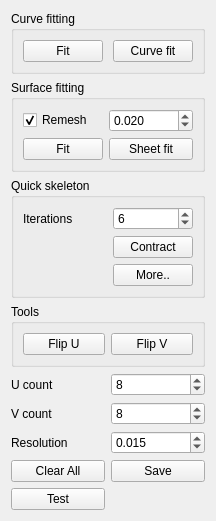
<?xml version="1.0" encoding="UTF-8"?>
<ui version="4.0">
 <class>NURBSTools</class>
 <widget class="QWidget" name="NURBSTools">
  <property name="geometry">
   <rect>
    <x>0</x>
    <y>0</y>
    <width>214</width>
    <height>480</height>
   </rect>
  </property>
  <property name="windowTitle">
   <string>Form</string>
  </property>
  <layout class="QGridLayout" name="gridLayout_3">
   <item row="1" column="0" colspan="2">
    <widget class="QGroupBox" name="groupBox_2">
     <property name="title">
      <string>Surface fitting</string>
     </property>
     <layout class="QGridLayout" name="gridLayout_2">
      <item row="5" column="1">
       <spacer name="horizontalSpacer_2">
        <property name="orientation">
         <enum>Qt::Horizontal</enum>
        </property>
        <property name="sizeHint" stdset="0">
         <size>
          <width>40</width>
          <height>20</height>
         </size>
        </property>
       </spacer>
      </item>
      <item row="5" column="0">
       <widget class="QPushButton" name="fitSurfaceButton">
        <property name="text">
         <string>Fit</string>
        </property>
        <property name="icon">
         <iconset resource="../topo-blend/topo-blend.qrc">
          <normaloff>:/images/nurbs_surface.png</normaloff>:/images/nurbs_surface.png</iconset>
        </property>
       </widget>
      </item>
      <item row="5" column="3">
       <widget class="QPushButton" name="sheetFitButton">
        <property name="text">
         <string>Sheet fit</string>
        </property>
       </widget>
      </item>
      <item row="1" column="0">
       <widget class="QCheckBox" name="remeshOption">
        <property name="text">
         <string>Remesh</string>
        </property>
        <property name="checked">
         <bool>true</bool>
        </property>
       </widget>
      </item>
      <item row="1" column="3">
       <widget class="QDoubleSpinBox" name="remeshParamter">
        <property name="decimals">
         <number>3</number>
        </property>
        <property name="maximum">
         <double>10000.000000000000000</double>
        </property>
        <property name="singleStep">
         <double>0.005000000000000</double>
        </property>
        <property name="value">
         <double>0.020000000000000</double>
        </property>
       </widget>
      </item>
     </layout>
    </widget>
   </item>
   <item row="2" column="0" colspan="2">
    <widget class="QGroupBox" name="groupBox_3">
     <property name="title">
      <string>Quick skeleton</string>
     </property>
     <layout class="QGridLayout" name="gridLayout_4">
      <item row="2" column="1">
       <widget class="QPushButton" name="skeletonButton">
        <property name="text">
         <string>Contract</string>
        </property>
        <property name="icon">
         <iconset resource="../topo-blend/topo-blend.qrc">
          <normaloff>:/nurbs_plugin/images/bone.png</normaloff>:/nurbs_plugin/images/bone.png</iconset>
        </property>
       </widget>
      </item>
      <item row="2" column="0">
       <spacer name="horizontalSpacer_3">
        <property name="orientation">
         <enum>Qt::Horizontal</enum>
        </property>
        <property name="sizeHint" stdset="0">
         <size>
          <width>40</width>
          <height>20</height>
         </size>
        </property>
       </spacer>
      </item>
      <item row="0" column="1">
       <widget class="QSpinBox" name="contractIterations">
        <property name="value">
         <number>6</number>
        </property>
       </widget>
      </item>
      <item row="0" column="0">
       <widget class="QLabel" name="label_4">
        <property name="text">
         <string>Iterations</string>
        </property>
       </widget>
      </item>
      <item row="3" column="1">
       <widget class="QPushButton" name="skeletonButtonStep">
        <property name="text">
         <string>More..</string>
        </property>
       </widget>
      </item>
     </layout>
    </widget>
   </item>
   <item row="0" column="0" colspan="2">
    <widget class="QGroupBox" name="groupBox">
     <property name="title">
      <string>Curve fitting</string>
     </property>
     <layout class="QGridLayout" name="gridLayout">
      <item row="1" column="1">
       <spacer name="horizontalSpacer">
        <property name="orientation">
         <enum>Qt::Horizontal</enum>
        </property>
        <property name="sizeHint" stdset="0">
         <size>
          <width>40</width>
          <height>20</height>
         </size>
        </property>
       </spacer>
      </item>
      <item row="1" column="3">
       <widget class="QPushButton" name="curveFitButton">
        <property name="text">
         <string>Curve fit</string>
        </property>
       </widget>
      </item>
      <item row="1" column="0">
       <widget class="QPushButton" name="fitCurveButton">
        <property name="text">
         <string>Fit</string>
        </property>
        <property name="icon">
         <iconset resource="../topo-blend/topo-blend.qrc">
          <normaloff>:/images/nurbs_curve.png</normaloff>:/images/nurbs_curve.png</iconset>
        </property>
       </widget>
      </item>
     </layout>
    </widget>
   </item>
   <item row="6" column="0">
    <widget class="QLabel" name="label_2">
     <property name="text">
      <string>V count</string>
     </property>
    </widget>
   </item>
   <item row="8" column="0">
    <widget class="QPushButton" name="clearButton">
     <property name="text">
      <string>Clear All</string>
     </property>
    </widget>
   </item>
   <item row="8" column="1">
    <widget class="QPushButton" name="saveButton">
     <property name="text">
      <string>Save</string>
     </property>
    </widget>
   </item>
   <item row="7" column="1">
    <widget class="QDoubleSpinBox" name="resolution">
     <property name="decimals">
      <number>3</number>
     </property>
     <property name="minimum">
      <double>0.000000000000000</double>
     </property>
     <property name="maximum">
      <double>0.900000000000000</double>
     </property>
     <property name="singleStep">
      <double>0.010000000000000</double>
     </property>
     <property name="value">
      <double>0.015000000000000</double>
     </property>
    </widget>
   </item>
   <item row="4" column="0">
    <widget class="QLabel" name="label">
     <property name="text">
      <string>U count</string>
     </property>
    </widget>
   </item>
   <item row="7" column="0">
    <widget class="QLabel" name="label_3">
     <property name="text">
      <string>Resolution</string>
     </property>
    </widget>
   </item>
   <item row="9" column="1">
    <spacer name="verticalSpacer_2">
     <property name="orientation">
      <enum>Qt::Vertical</enum>
     </property>
     <property name="sizeHint" stdset="0">
      <size>
       <width>20</width>
       <height>40</height>
      </size>
     </property>
    </spacer>
   </item>
   <item row="6" column="1">
    <widget class="QSpinBox" name="vCount">
     <property name="minimum">
      <number>4</number>
     </property>
     <property name="maximum">
      <number>500</number>
     </property>
     <property name="value">
      <number>8</number>
     </property>
    </widget>
   </item>
   <item row="4" column="1">
    <widget class="QSpinBox" name="uCount">
     <property name="minimum">
      <number>4</number>
     </property>
     <property name="maximum">
      <number>500</number>
     </property>
     <property name="value">
      <number>8</number>
     </property>
    </widget>
   </item>
   <item row="3" column="0" colspan="2">
    <widget class="QGroupBox" name="groupBox_4">
     <property name="title">
      <string>Tools</string>
     </property>
     <layout class="QGridLayout" name="gridLayout_5">
      <item row="0" column="1">
       <widget class="QPushButton" name="flipVButton">
        <property name="text">
         <string>Flip V</string>
        </property>
       </widget>
      </item>
      <item row="0" column="0">
       <widget class="QPushButton" name="flipUButton">
        <property name="text">
         <string>Flip U</string>
        </property>
       </widget>
      </item>
     </layout>
    </widget>
   </item>
   <item row="9" column="0">
    <widget class="QPushButton" name="experimentButton">
     <property name="text">
      <string>Test</string>
     </property>
    </widget>
   </item>
  </layout>
 </widget>
 <resources>
  <include location="../topo-blend/topo-blend.qrc"/>
 </resources>
 <connections/>
</ui>
